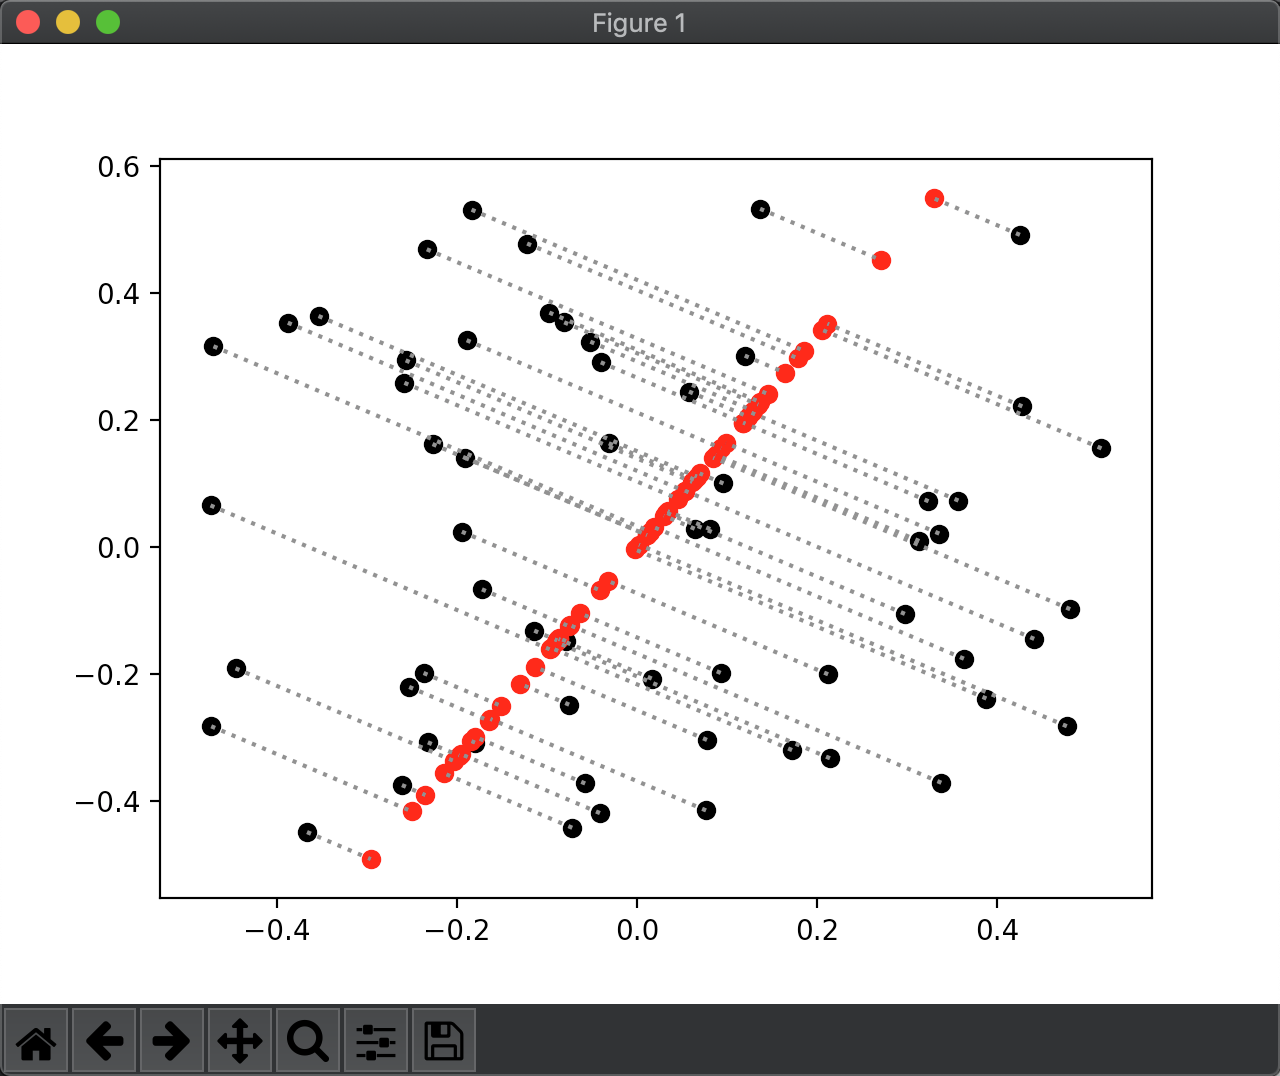

The Python source for this figure:
import numpy
import matplotlib.pyplot as plt


def PCA(data, dim=2):
    offset = data.mean(axis=0)
    X = data - offset
    values, vectors = numpy.linalg.eig(X.T @ X)
    W = vectors[values.argsort()[-dim:][::-1]]
    Z = X @ W.T
    return Z, Z @ W


def main():
    X = numpy.random.rand(60, 2)
    X -= X.mean(axis=0)
    z, Z = PCA(X, 1)

    plt.scatter(*X.T, color='black')
    plt.scatter(*Z.T, color='red')
    for x, z in zip(X, Z):
        plt.plot([x[0], z[0]], [x[1], z[1]], linestyle='dotted', color='grey')
    input()


if __name__ == '__main__':
    main()
